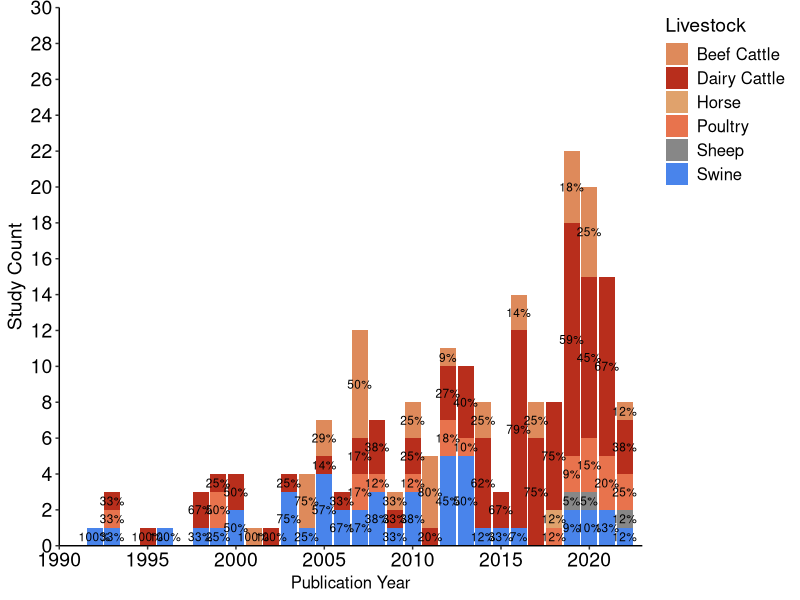
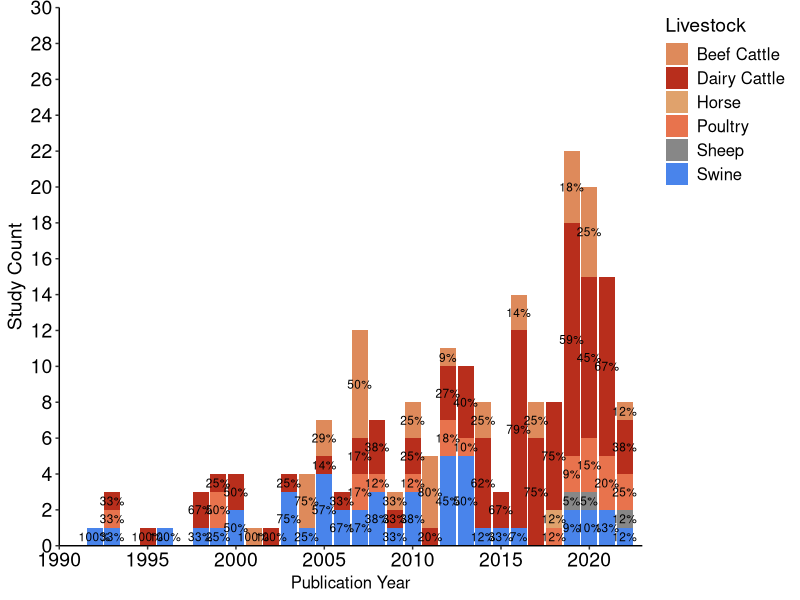

Reproduce these figures in R, in order.
#To prepare figure for techniques, CH4 only!
#Figure 1
library(tidyverse);library(ggplot2)
library(reshape2);library(ggpubr)
#read data
GHG <- read.csv("input/Canada GHG storage lit review data.csv",header = T)
#obtain studies with field measurement 
GHG.storage <- GHG[grepl("Storage", GHG$GHG.source),]
#GHG.field <- GHG.field[!grepl("^Grass$", GHG.field$Field.crop),]
#GHG.field <- GHG.field[GHG.field$N2O == TRUE,]


cold_colors <- c("#878787", "#4984eb", "#7d2fa3", "#2eb392")
warm_colors <- c("#de8a5b", "#b82e1c", "#e0a26c", "#e8734d")

#Livestock types
livestock_data <- GHG.storage %>%
  separate_rows(Livestock, sep = ",\\s*") %>%
  group_by(Pub..year,Livestock) %>%
  summarise(Number = n()) %>%
  ungroup() %>%
  group_by(Pub..year) %>%
  mutate(Percentage = Number / sum(Number) * 100)

Fig1b <- ggplot(data = na.omit(livestock_data), 
                aes(x = Pub..year, y = Number, fill = Livestock)) +
  geom_bar(stat = "identity") +
  labs(x = "Publication Year", y = "Study Count") +
  scale_fill_manual(values = c(warm_colors,cold_colors)) +
  theme_classic() +
  theme(axis.text = element_text(size = 14, colour = "black"),
        axis.title.x = element_text(size = 14),
        axis.title.y = element_text(size = 14),
        legend.position.inside = c(0.1, 0.9),  # Adjust the legend position
        legend.justification = c(0, 1),  # Align the legend to top-left
        legend.title = element_text(size = 14),  # Adjust legend title font size
        legend.text = element_text(size = 12),
        axis.line = element_line(color = "black")) +
  theme(axis.title.x = element_text(size = 12)) +
  geom_text(aes(label = paste0(round(Percentage, 0), "%")),
            position = position_stack(vjust = 0.5),
            size = 3) +
  scale_y_continuous(limits = c(0, 30), 
                     breaks = seq(0, 30, by = 2),
                     expand = c(0, 0))+
  scale_x_continuous(limits = c(1990, 2023), 
                     breaks = seq(1990, 2023 , by = 5),
                     expand = c(0, 0))

Fig1b

ggsave("output/Fig2_livestock.png", Fig1b,
       width = 4800, height = 7200, units = "px",
       dpi = 600)


